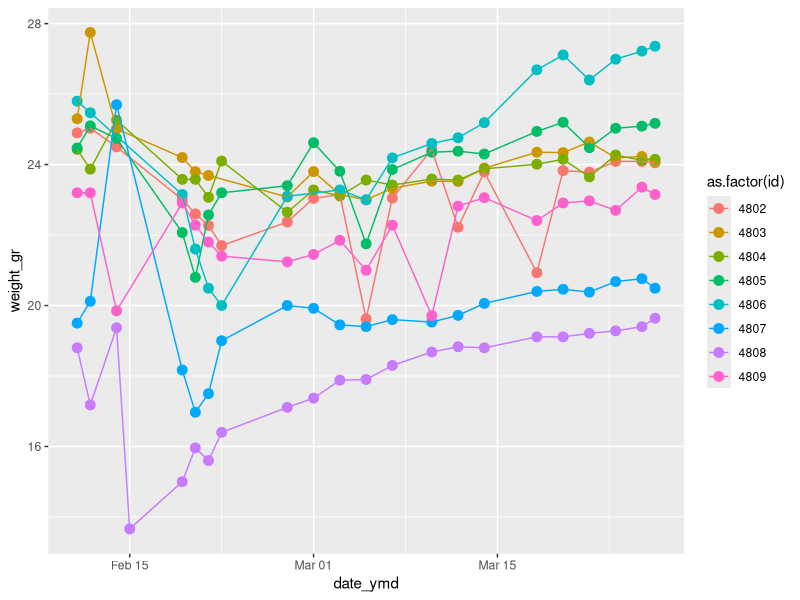
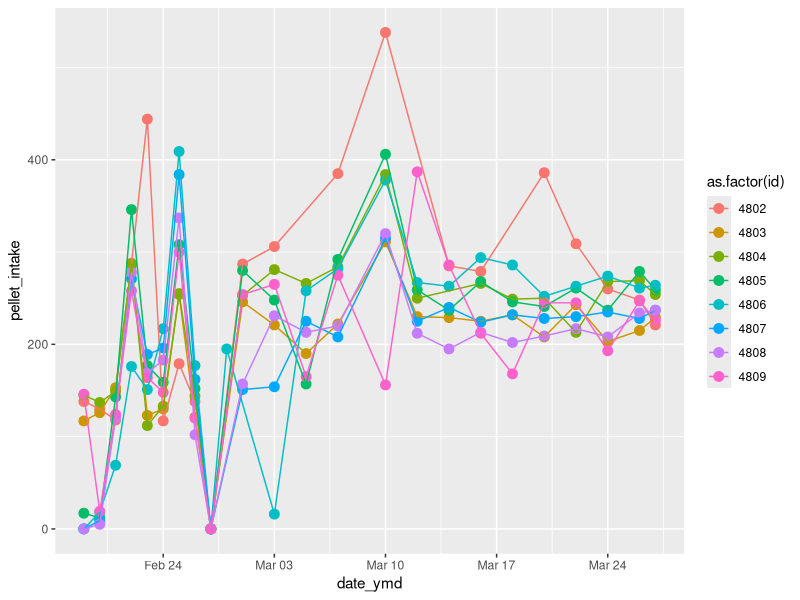

Generate these figures, in order, with R:
#description####
#This script aims to explore orexin cre basic feeding behavior (LL animals)
#cohort 10
#Libraries####
library(dplyr) #to open a RDS and use pipe
library(tidyr) #to use cumsum
library(ggplot2)
library(readr)

#bw data import####

weights_copy <- read_csv("weights copy.csv") %>%
  mutate(date_ymd = as.Date(date_ymd, format = "%m/%d/%y")) %>%
  select(date_ymd, id, treatment, weight_gr, pellet_intake, notes) %>%
  drop_na(weight_gr) %>%
  group_by(id) %>%
#  mutate(ref_weight = first(weight_gr[date_ymd == as.Date("2025-02-19")], default = NA),  # Obtener peso de referencia
  #       weight_relative = (weight_gr - min(weight_gr))/min(weight_gr)*100) %>% 
  mutate(comment = if_else(is.na(notes) | notes == "", FALSE, TRUE))

plot <- weights_copy %>% 
  ggplot(aes(x=date_ymd,y=weight_gr, color = as.factor(id), group = id)) +
  geom_point(size = 3) +             # Plot points
  geom_line()   
plot

#FI#####
FI_copy <- read_csv("weights copy.csv") %>%
  mutate(date_ymd = as.Date(date_ymd, format = "%m/%d/%y")) %>%
  select(date_ymd, id, treatment, weight_gr, pellet_intake, notes) %>%
  drop_na(pellet_intake) %>%
  group_by(id) %>%
  #  mutate(ref_weight = first(weight_gr[date_ymd == as.Date("2025-02-19")], default = NA),  # Obtener peso de referencia
  #       weight_relative = (weight_gr - min(weight_gr))/min(weight_gr)*100) %>% 
  mutate(comment = if_else(is.na(notes) | notes == "", FALSE, TRUE))

plot <- FI_copy %>% 
  ggplot(aes(x=date_ymd,y=pellet_intake, color = as.factor(id), group = id)) +
  geom_point(size = 3) +             # Plot points
  geom_line()   
plot
